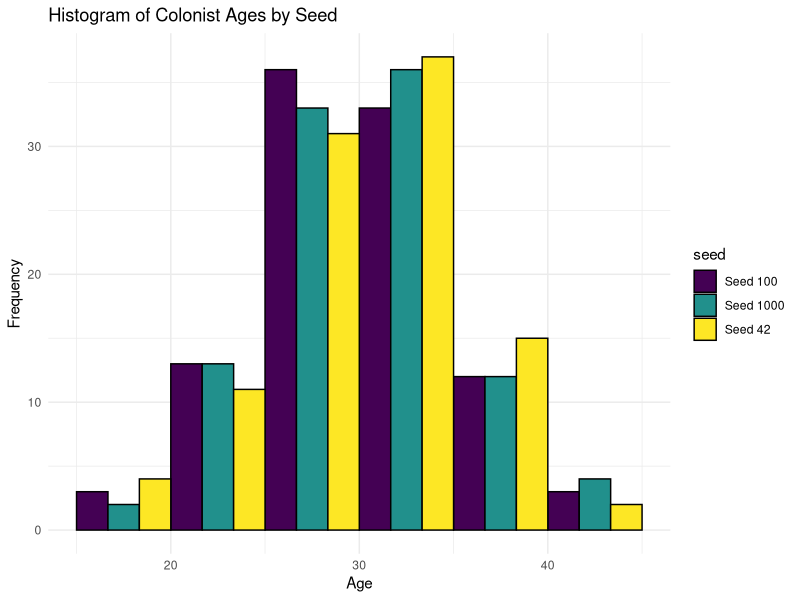
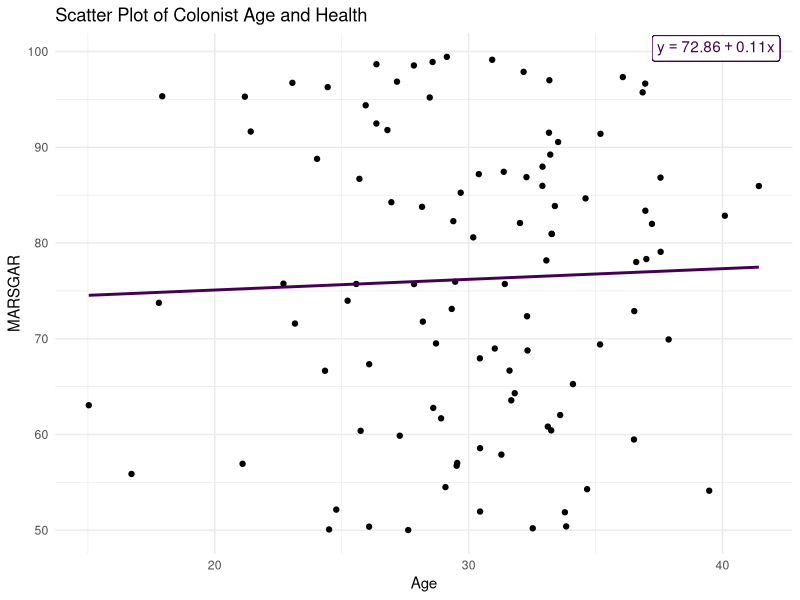
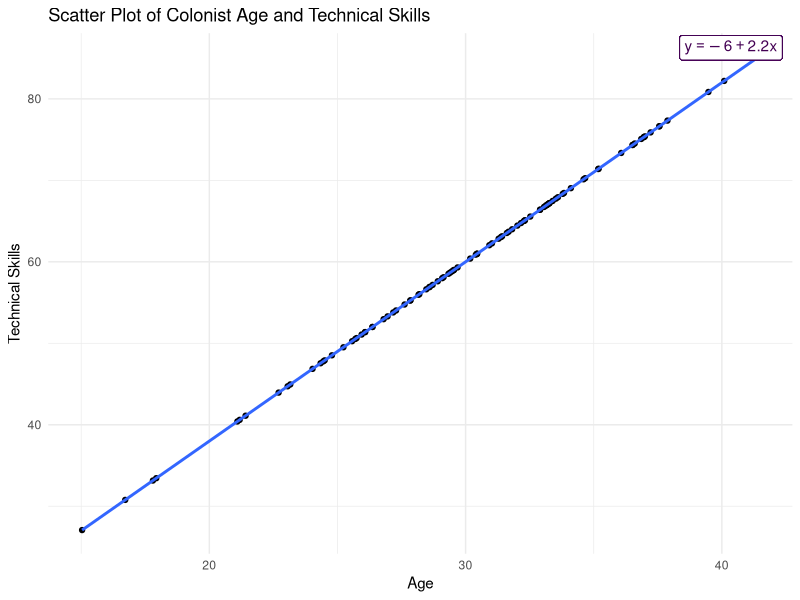
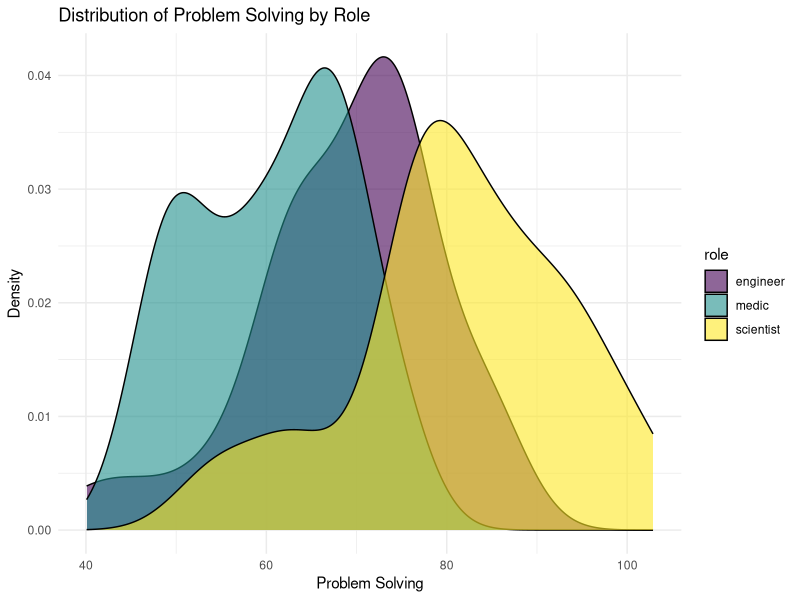
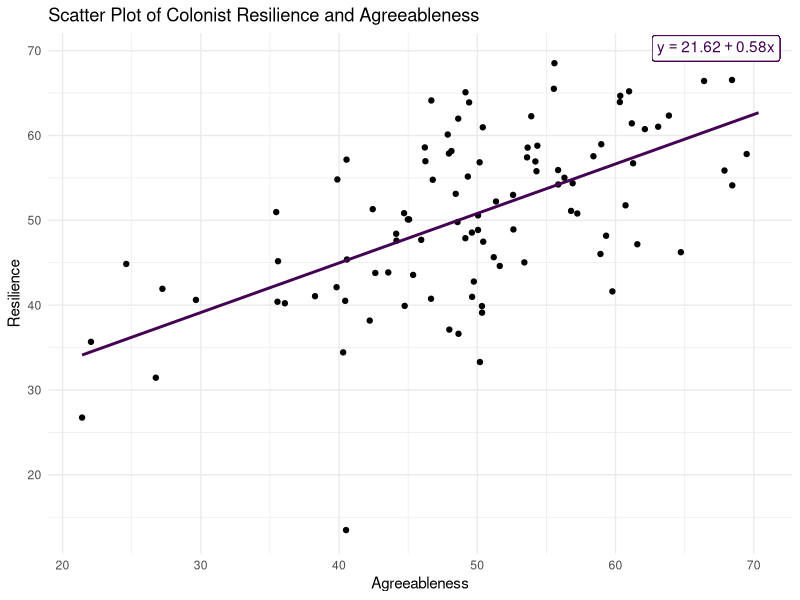
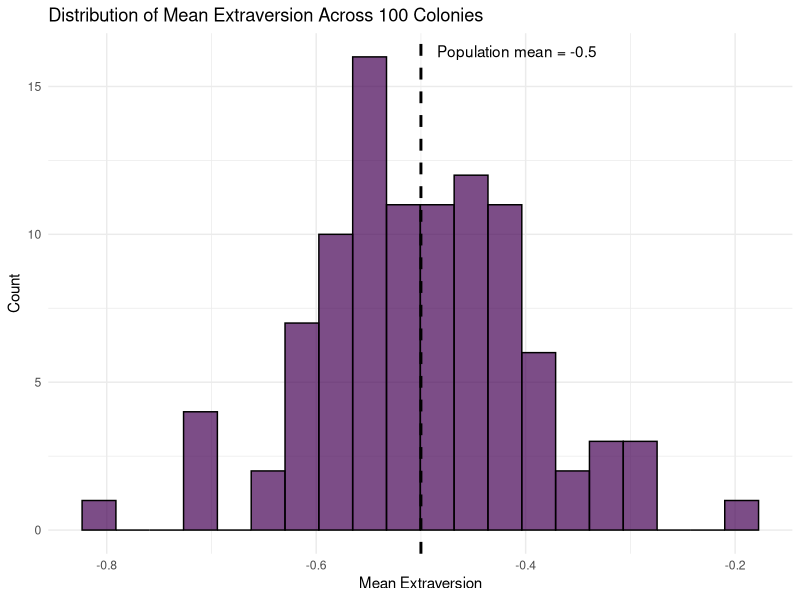
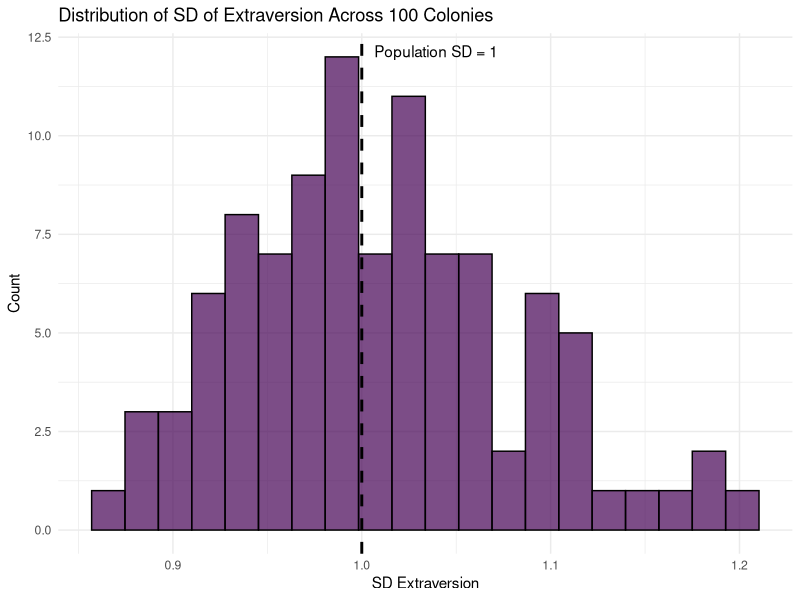
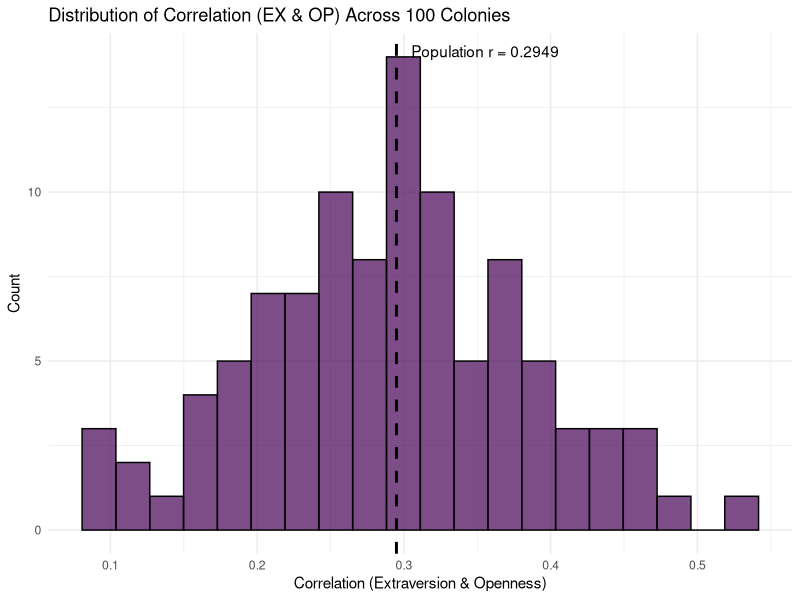

Here is the R script that generated these plots, in order:
## ---- chunk 1
library(tidyverse) 
library(ggplot2)
library(MASS)
library(tidyverse)
library(viridis)
## ---- chunk 2
set.seed(42)
age <- rnorm(100, mean = 30, sd = 5)
df_colonists <- data.frame(
  id = 1:100,
  age = age
)

head(df_colonists)
## ---- chunk 3
set.seed(100)
age2 <- rnorm(100, mean = 30, sd = 5)

set.seed(1000)
age3 <- rnorm(100, mean = 30, sd = 5)

df_hist <- data.frame(
  age = c(age, age2, age3),
  seed = c(
    rep("Seed 42", length(age)),
    rep("Seed 100", length(age2)),
    rep("Seed 1000", length(age3))
  )
)

ggplot(df_hist, aes(x = age, fill = seed)) +
  geom_histogram(
    position = "dodge",
    breaks = seq(from = 5 * floor(min(age) / 5), to = 5 * ceiling(max(age) / 5), by = 5),
    color = "black"
  ) +
  scale_fill_viridis_d() +
  labs(title = "Histogram of Colonist Ages by Seed", x = "Age", y = "Frequency") +
  theme_minimal()
## ---- chunk 4
set.seed(42)

df_colonists$role <- rep(c("engineer", "scientist", "medic"), length.out = 100)

table(df_colonists$role)
## ---- chunk 5
set.seed(42)
df_colonists$marsgar <- runif(100, min = 50, max = 100)

model <- lm(marsgar ~ age, data = df_colonists)
intercept <- coef(model)[1]
slope <- coef(model)[2]

equation <- ifelse(slope >= 0,
  sprintf("y == %.2f + %.2f * x", intercept, slope),
  sprintf("y == %.2f %.2f * x", intercept, slope)
)

viridis_color <- viridis(1, option = "D")[1]

ggplot(df_colonists, aes(x = age, y = marsgar)) +
  geom_point() +
  geom_smooth(method = "lm", se = FALSE, color = viridis_color, formula = "y ~ x") +
  geom_label(x = Inf, y = Inf, label = equation, hjust = 1.1, vjust = 1.1,
             parse = TRUE, color = viridis_color) +
  labs(title = "Scatter Plot of Colonist Age and Health", x = "Age", y = "MARSGAR") +
  theme_minimal()
## ---- chunk 6
set.seed(42)
df_colonists$technical_skills <- 2 * df_colonists$age + rnorm(100, mean = 0, sd = 1)


model <- lm(technical_skills ~ age, data = df_colonists)
intercept <- coef(model)[1]
slope <- coef(model)[2]

equation <- ifelse(slope >= 0,
  sprintf("y == %.2f + %.2f * x", intercept, slope),
  sprintf("y == %.2f %.2f * x", intercept, slope)
)

ggplot(df_colonists, aes(x = age, y = technical_skills)) +
  geom_point() +
  geom_smooth(method = "lm", se = FALSE, formula = "y ~ x") +
  geom_label(x = Inf, y = Inf, label = equation, hjust = 1.1, vjust = 1.1,
             parse = TRUE, color = viridis_color) +
  labs(title = "Scatter Plot of Colonist Age and Technical Skills",
       x = "Age", y = "Technical Skills") +
  theme_minimal()
## ---- chunk 7
set.seed(42)
df_colonists$problem_solving[df_colonists$role == "scientist"] = rnorm(sum(df_colonists$role == "scientist"), mean = 80, sd = 10)
df_colonists$problem_solving[df_colonists$role == "engineer"] = rnorm(sum(df_colonists$role == "engineer"), mean = 70, sd = 10)
df_colonists$problem_solving[df_colonists$role == "medic"] = rnorm(sum(df_colonists$role == "medic"), mean = 60, sd = 10)
## ---- chunk 8
ggplot(df_colonists, aes(x = problem_solving, fill = role)) +
  geom_density(alpha = .6) +
  labs(title = "Distribution of Problem Solving by Role",
       x = "Problem Solving", y = "Density") +
  scale_fill_viridis_d() +
  theme_minimal()
## ---- chunk 9
set.seed(42)

mean_traits_2var <- c(50, 50)
cov_matrix_2var <- matrix(c(
  100, 50,
  50, 100
), ncol = 2)
traits_data <- mvrnorm(n = 100, mu = mean_traits_2var, Sigma = cov_matrix_2var, empirical = FALSE)
colnames(traits_data) <- c("resilience", "agreeableness")

df_colonists <- cbind(df_colonists, traits_data)
## ---- chunk 10
model <- lm(resilience ~ agreeableness, data = df_colonists)
intercept <- coef(model)[1]
slope <- coef(model)[2]

equation <- ifelse(slope >= 0,
  sprintf("y == %.2f + %.2f * x", intercept, slope),
  sprintf("y == %.2f %.2f * x", intercept, slope)
)

ggplot(df_colonists, aes(x = agreeableness, y = resilience)) +
  geom_point() +
  geom_smooth(method = "lm", se = FALSE, color = viridis_color, formula = "y ~ x") +
  geom_label(x = Inf, y = Inf, label = equation, hjust = 1.1, vjust = 1.1,
             parse = TRUE, color = viridis_color) +
  labs(title = "Scatter Plot of Colonist Resilience and Agreeableness",
       x = "Agreeableness", y = "Resilience") +
  theme_minimal()
## ---- chunk 11

set.seed(42)
n_colonists <- 100
var_names <- c("EX", "ES", "AG", "CO", "OP")
mean_traits <- c(-0.5, 0.5, 0.25, 0.5, 0)  
sd_traits <- c(1, 0.9, 1, 1, 1) 

# Correlation matrix from Park et al. (2020)
cor_matrix_bigfive <- matrix(
  c(
    1.0000, 0.2599, 0.1972, 0.1860, 0.2949,
    0.2599, 1.0000, 0.1576, 0.2306, 0.0720,
    0.1972, 0.1576, 1.0000, 0.2866, 0.1951,
    0.1860, 0.2306, 0.2866, 1.0000, 0.1574,
    0.2949, 0.0720, 0.1951, 0.1574, 1.0000
  ),
  nrow = 5, ncol = 5, byrow = TRUE,
  dimnames = list(var_names, var_names)
)

cov_matrix_bigfive <- cor_matrix_bigfive * (sd_traits %*% t(sd_traits))

simulated_data <- mvrnorm(n = n_colonists, mu = mean_traits, Sigma = cov_matrix_bigfive)

simulated_data <- cbind.data.frame(
  colonist_id = 1:n_colonists,
  simulated_data
)
head(simulated_data)
## ---- chunk 12
# means
summary_stats_mean <- simulated_data %>%
  dplyr::select(-colonist_id,) %>%
  summarize(across(everything(), list(mean = mean))) %>%
  rbind(mean_traits)
#  SDs
summary_stats_sd <- simulated_data %>%
  dplyr::select(-colonist_id,) %>%
  summarize(across(everything(), list(sd = sd))) %>%
  rbind(sd_traits)

summary_stats <- cbind(summary_stats_mean, summary_stats_sd)
rownames(summary_stats) <- c("Simulated", "Population")
summary_stats



# Compare correlation matrices
simulated_data %>%
  dplyr::select(-colonist_id,) %>%
  cor() %>%
  round(4)
round(cor_matrix_bigfive, 4)
## ---- chunk 13
simulate_colonists <- function(seed,
                               n_colonists = 100,
                               mean_traits = c(-0.5, 0.5, 0.25, 0.5, 0),
                               sd_traits = c(1, 0.9, 1, 1, 1),
                               var_names = c("EX", "ES", "AG", "CO", "OP")) {
  
  # Load required package
  if (!requireNamespace("MASS", quietly = TRUE)) {
    stop("Package 'MASS' is required but not installed.")
  }
  
  # Set seed
  set.seed(seed)

  cor_matrix_bigfive <- matrix(
    c(
      1.0000, 0.2599, 0.1972, 0.1860, 0.2949,
      0.2599, 1.0000, 0.1576, 0.2306, 0.0720,
      0.1972, 0.1576, 1.0000, 0.2866, 0.1951,
      0.1860, 0.2306, 0.2866, 1.0000, 0.1574,
      0.2949, 0.0720, 0.1951, 0.1574, 1.0000
    ),
    nrow = 5, ncol = 5, byrow = TRUE,
    dimnames = list(var_names, var_names)
  )
  
  cov_matrix_bigfive <- cor_matrix_bigfive * (sd_traits %*% t(sd_traits))
  
  simulated_data <- MASS::mvrnorm(
    n = n_colonists,
    mu = mean_traits,
    Sigma = cov_matrix_bigfive
  )
  
  simulated_data <- cbind.data.frame(
    colonist_id = 1:n_colonists,
    seed = seed,
    simulated_data
  )
  
  summary_stats_mean <- simulated_data %>%
    dplyr::select(-colonist_id, -seed) %>%
    dplyr::summarize(dplyr::across(everything(), list(mean = mean))) %>%
    rbind(mean_traits)
  
  summary_stats_sd <- simulated_data %>%
    dplyr::select(-colonist_id, -seed) %>%
    dplyr::summarize(dplyr::across(everything(), list(sd = sd))) %>%
    rbind(sd_traits)

  summary_stats <- cbind(summary_stats_mean, summary_stats_sd)
  rownames(summary_stats) <- c("Simulated", "Population")
  
  simulated_cor <- simulated_data %>%
    dplyr::select(-colonist_id, -seed) %>%
    cor() %>%
    round(4)
  
  population_cor <- round(cor_matrix_bigfive, 4)
  
  # Return results as a list
  return(list(
    seed = seed,
    data = simulated_data,
    summary_table = summary_stats,
    simulated_correlation = simulated_cor,
    population_correlation = population_cor
  ))
}

res1 <- simulate_colonists(111)
res2 <- simulate_colonists(123)
res3 <- simulate_colonists(456)
res4 <- simulate_colonists(789)
res5 <- simulate_colonists(999)

comparison_table <- dplyr::bind_rows(
  cbind(seed = 111, res1$summary_table[1, ]),
  cbind(seed = 123, res2$summary_table[1, ]),
  cbind(seed = 456, res3$summary_table[1, ]),
  cbind(seed = 789, res4$summary_table[1, ]),
  cbind(seed = 999, res5$summary_table[1, ])
)

population_row <- data.frame(
  seed = "Population",
  EX_mean = mean_traits[1],
  ES_mean = mean_traits[2],
  AG_mean = mean_traits[3],
  CO_mean = mean_traits[4],
  OP_mean = mean_traits[5],
  EX_sd = sd_traits[1],
  ES_sd = sd_traits[2],
  AG_sd = sd_traits[3],
  CO_sd = sd_traits[4],
  OP_sd = sd_traits[5]
)


comparison1_table <- rbind(population_row, comparison_table)
rownames(comparison1_table) <- NULL

comparison1_table

cor_results <- list(
  Population = res1$population_correlation,
  Seed_111 = res1$simulated_correlation,
  Seed_123 = res2$simulated_correlation,
  Seed_456 = res3$simulated_correlation,
  Seed_789 = res4$simulated_correlation,
  Seed_999 = res5$simulated_correlation
)

cor_results

## ---- chunk 14
cor_matrix_bigfive <- matrix(
  c(
    1.0000, 0.2599, 0.1972, 0.1860, 0.2949,
    0.2599, 1.0000, 0.1576, 0.2306, 0.0720,
    0.1972, 0.1576, 1.0000, 0.2866, 0.1951,
    0.1860, 0.2306, 0.2866, 1.0000, 0.1574,
    0.2949, 0.0720, 0.1951, 0.1574, 1.0000
  ),
  nrow = 5, ncol = 5, byrow = TRUE,
  dimnames = list(var_names, var_names)
)
cov_matrix_bigfive <- cor_matrix_bigfive * (sd_traits %*% t(sd_traits))

set.seed(42)
num_simulations <- 100
all_simulations <- data.frame()

for (i in 1:num_simulations) {
  sim_data <- mvrnorm(n = n_colonists, mu = mean_traits, Sigma = cov_matrix_bigfive)
  
  sim_data <- cbind.data.frame(
    colonist_id = 1:n_colonists,
    rep = i,
    sim_data
  )
  
  all_simulations <- rbind(all_simulations, sim_data)
}


summary_stats_by_rep <- all_simulations %>%
  group_by(rep) %>%
  dplyr::select(-colonist_id) %>%
  summarize(
    EX_mean = mean(EX),
    EX_sd = sd(EX),
    OP_mean = mean(OP),
    OP_sd = sd(OP),
    cor_EX_OP = cor(EX, OP)
  )

head(summary_stats_by_rep)
## ---- chunk 15
ggplot(summary_stats_by_rep, aes(x = EX_mean)) +
  geom_histogram(fill = viridis(1, option = "D"), color = "black", bins = 20, alpha = 0.7) +
  geom_vline(xintercept = mean_traits[1], color = "black", linetype = "dashed", linewidth = 1) +
  annotate("text", x = mean_traits[1], y = Inf, vjust = 2, hjust = -0.1,
           label = paste("Population mean =", mean_traits[1]), color = "black") +
  labs(title = "Distribution of Mean Extraversion Across 100 Colonies",
       x = "Mean Extraversion", y = "Count") +
  theme_minimal()
## ---- chunk 16
ggplot(summary_stats_by_rep, aes(x = EX_sd)) +
  geom_histogram(fill = viridis(1, option = "D"), color = "black", bins = 20, alpha = 0.7) +
  geom_vline(xintercept = sd_traits[1], color = "black", linetype = "dashed", linewidth = 1) +
  annotate("text", x = sd_traits[1], y = Inf, vjust = 2, hjust = -0.1,
           label = paste("Population SD =", sd_traits[1]), color = "black") +
  labs(title = "Distribution of SD of Extraversion Across 100 Colonies",
       x = "SD Extraversion", y = "Count") +
  theme_minimal()
## ---- chunk 17
# Distribution of correlation between Extraversion and Openness
pop_cor_EX_OP <- cor_matrix_bigfive["EX", "OP"]

ggplot(summary_stats_by_rep, aes(x = cor_EX_OP)) +
  geom_histogram(fill = viridis(1, option = "D"), color = "black", bins = 20, alpha = 0.7) +
  geom_vline(xintercept = pop_cor_EX_OP, color = "black", linetype = "dashed", linewidth = 1) +
  annotate("text", x = pop_cor_EX_OP, y = Inf, vjust = 2, hjust = -0.1,
           label = paste("Population r =", round(pop_cor_EX_OP, 4)), color = "black") +
  labs(title = "Distribution of Correlation (EX & OP) Across 100 Colonies",
       x = "Correlation (Extraversion & Openness)", y = "Count") +
  theme_minimal()
## ---- chunk 18
set.seed(42)
sample_sizes <- seq(10, 500, by = 30)
repetitions_per_condition <- 20
mean_skills <- c(50, 50)
cov_skills <- matrix(c(100, 50, 50, 100), ncol = 2)

simulation_results_cov <- data.frame(
  SampleSize = integer(),
  Repetition = integer(),
  Covariance = numeric()
)

for (size in sample_sizes) {
  for (rep in 1:repetitions_per_condition) {
    skills_data <- mvrnorm(n = size, mu = mean_skills, Sigma = cov_skills, empirical = FALSE)
    current_covariance <- cov(skills_data[, 1], skills_data[, 2])
    
    simulation_results_cov <- rbind(simulation_results_cov, data.frame(
      SampleSize = size,
      Repetition = rep,
      Covariance = current_covariance
    ))
  }
}

simulation_results_cov$SampleSize_factor <- as.factor(simulation_results_cov$SampleSize)

ggplot(simulation_results_cov, aes(x = Covariance, fill = SampleSize_factor)) +
  geom_density(alpha = 0.6) +
  labs(title = "Covariance Distribution by Sample Size",
       x = "Covariance", y = "Density", fill = "Sample Size") +
  scale_fill_viridis_d() +
  theme_minimal()
